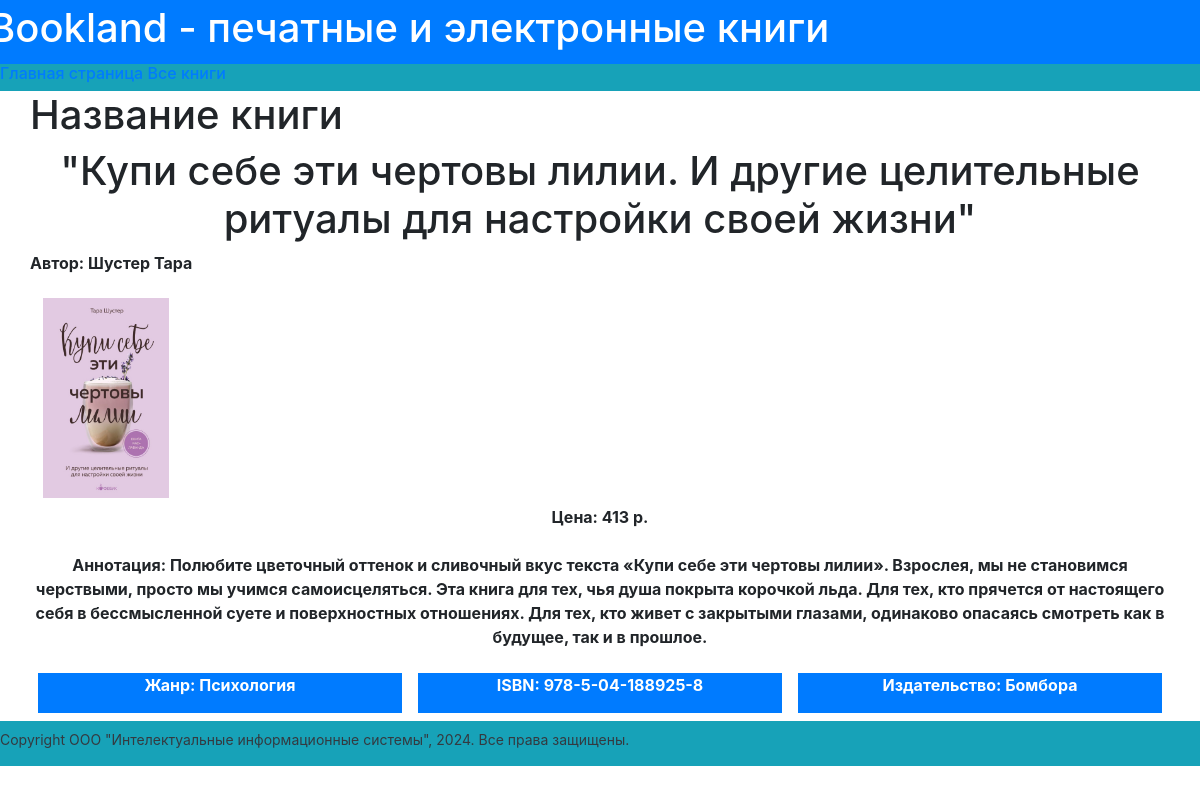
Page /books/1/ on the committed database.
### bookland/models.py (models this page shows, shortened)
class Book(models.Model):
    title = models.CharField(max_length=200,
                             verbose_name='Название книги')
    genre = models.CharField(max_length=200,
                             verbose_name='Жанр книги',
                             blank=True)
    publisher = models.CharField(max_length=200,
                                 verbose_name='Издательство')
    year = models.CharField(max_length=4,
                            verbose_name='Год издательства')
    author = models.CharField(max_length=100,
                              verbose_name='Автор книги',
                              default='Нет автора')
    description = models.TextField(max_length=2000,
                                   verbose_name='Аннотация книги')
    isbn = models.CharField(max_length=20,
                            verbose_name='ISBN  книги')
    price = models.CharField(max_length=10,
                             verbose_name='Цена (руб.)')
    photo = models.ImageField(upload_to='Website/parcer/images/',
                              verbose_name='Изображение обложки')

### bookland/views.py (the view)
# urls.py: path('books/<int:pk>/', BookDetail.as_view(), name='book_detail')
class BookDetail(DetailView):
    model = Book
    context_object_name = 'book'
    template_name = 'book_detail.html'

### templates/book_detail.html
{% extends "base.html" %}
{% block content %}
<div class="container text-start">
    <div class="row text-center">
        <h1>Название книги</h1>
        <h1>"{{ book.title}}"</h1>
    </div>
    <div class="row text-center">
        <p><strong>Автор: {{ book.author }}</strong>
    </div>
    <div class="row text-center">
        <a href="{{ book.photo.url }}"
                class="btn"
                target="blank">
            <img src="{{ book.photo.url }}" alt="connect"
             style="max-height:200px">
        </a>
    </div>
    <div class="row text-center">
        <div class="col">
            <p><strong>Цена: {{ book.price }}</strong>
        </div>
    </div>
    <div class="row my-2">
            <p><strong>Аннотация: {{ book.description }}</strong>
    </div>
    <div class="row my-2">
        <div class="col mx-2 bg-primary text-white">
            <p><strong>Жанр: {{ book.genre }}</strong>
        </div>
        <div class="col mx-2 bg-primary text-white">
            <p><strong>ISBN: {{ book.isbn }}</strong>
        </div>
        <div class="col mx-2 bg-primary text-white">
            <p><strong>Издательство: {{ book.publisher }}</strong>
        </div>
    </div>
</div>
{% endblock content %}

### rows in the picture
Book: title "Купи себе эти чертовы лилии. И другие целительные ритуалы для настройки своей жизни", author "Шустер Тара", photo (picture), price "413 р.", description "Полюбите цветочный оттенок и сливочный вкус текста «Купи себе эти чертовы лилии». Взрослея, мы не становимся черствыми, просто мы учимся самоисцеляться. Эта книга для тех, чья душа покрыта корочкой льда. Для тех, кто прячется от настоящего себя в бессмысленной суете и поверхностных отношениях. Для тех, кто живет с закрытыми глазами, одинаково опасаясь смотреть как в будущее, так и в прошлое.", genre "Психология", isbn "978-5-04-188925-8", publisher "Бомбора"
